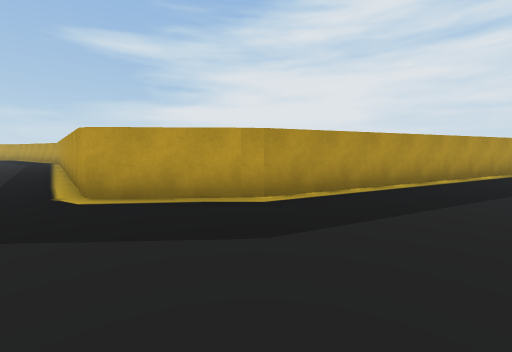
view 1 (above)

17 first-person views from a walk through a Unity game level. The camera is 1.4 m above the floor, tilts 6° down and sees 90° across. The floor is counted in squares, 2 m on a side. Each view is taken from the middle of a square. On the plan, view 1 faces up. The plan holds only what a view shows up to about 9 squares ahead; the rest is blank. The place goes on beyond the plan.

view 2
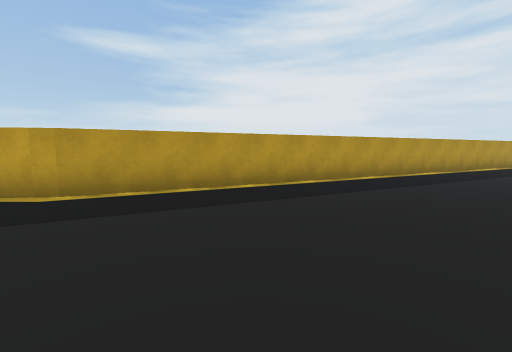

view 3
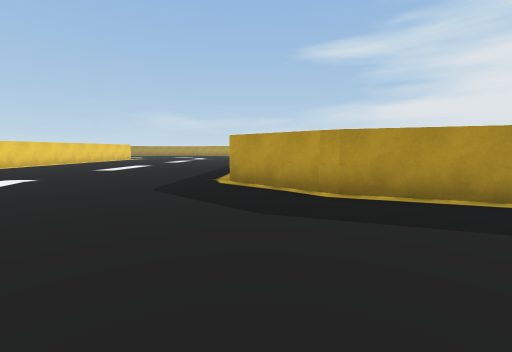

view 4
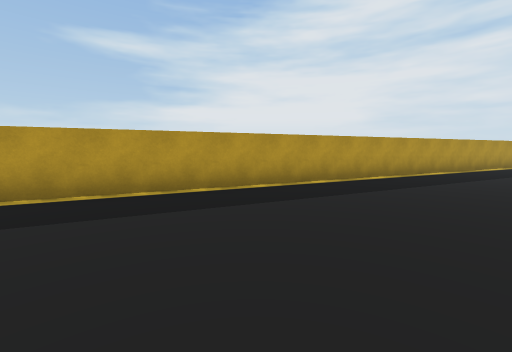

view 5
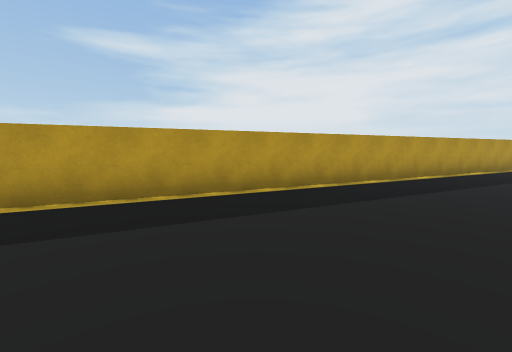

view 6
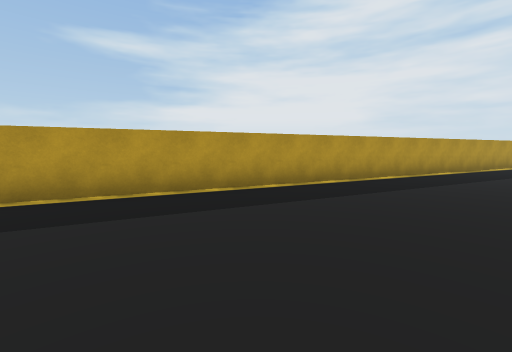

view 7
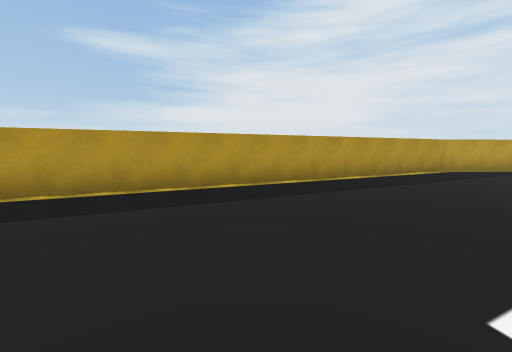

view 8
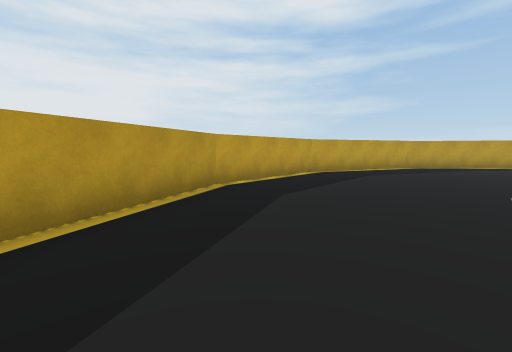

view 9
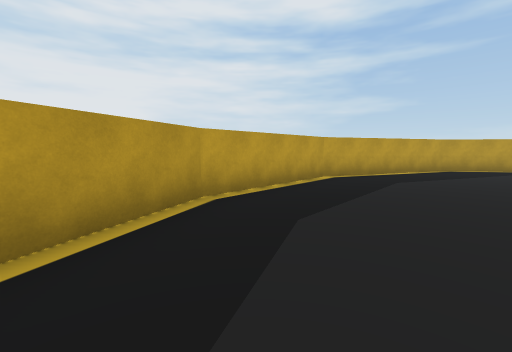

view 10
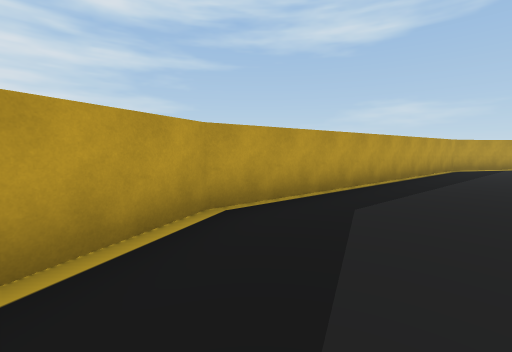

view 11
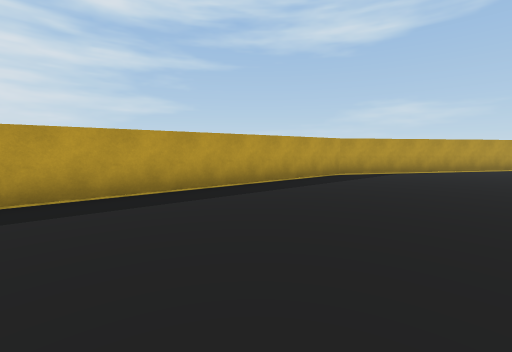

view 12
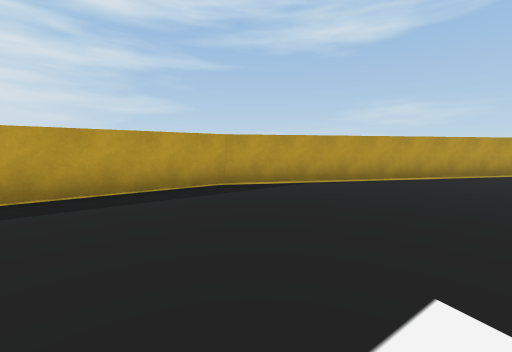

view 13
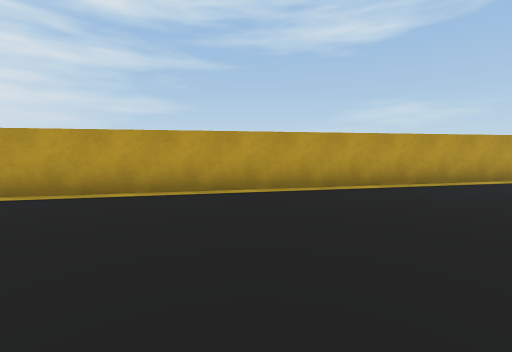

view 14
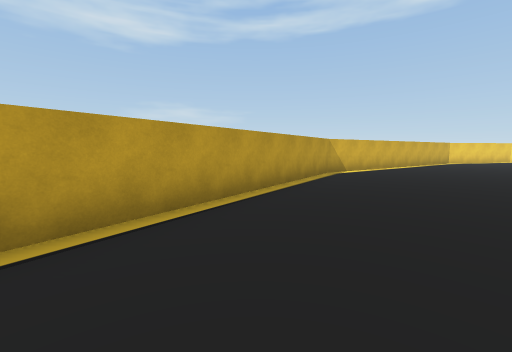

view 15
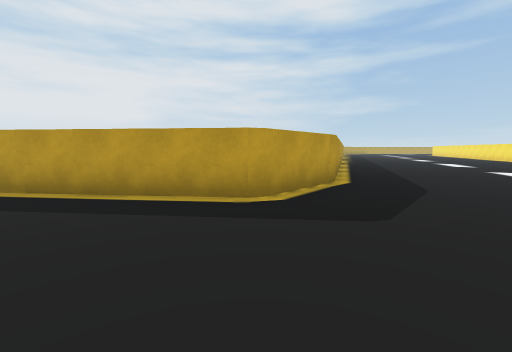

view 16
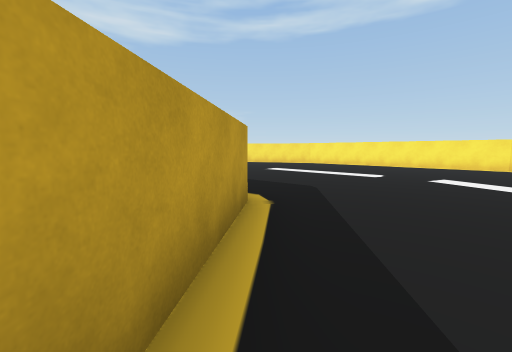

view 17
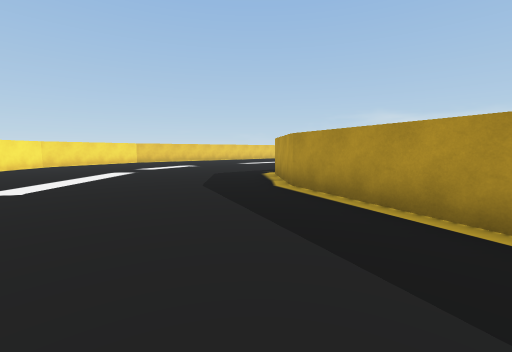

### Floor plan
Points are (right, up) in squares from view 1. A wall is a line through its corners. A room is listed if a view was taken in it or the views show most of it. See-through windows are left out.
Room 1 (views 1, 2, 3, 4, 5, 6, 7, 8, 9, 10, 11, 12, 13, 14, 15, 16, 17)
walls: (-0.3, 3.7) (-2.4, 3.5) (-5.5, 7.3); (41.3, -7.5) (41.9, -4.9) (39.3, 7.6) (33.9, 14.6) (29.8, 16.4) (26.1, 16.2) (0.4, 3.8); (-5, -5.3) (-3.3, -5.3)
objects: block (0, 4)

Positions as (right, up) in squares from view 1, and headings:
1: (0, 0), facing up
2: (3, 0), facing up
3: (2, 0), facing up-left
4: (9, 3), facing up
5: (12, 5), facing up
6: (15, 6), facing up
7: (20, 8), facing up
8: (23, 12), facing up-right
9: (24, 13), facing up-right
10: (31, 14), facing right
11: (32, 10), facing right
12: (34, 7), facing right
13: (36, 2), facing right
14: (38, 2), facing down-right
15: (-5, 1), facing up-right
16: (-5, 6), facing down-right
17: (5, 3), facing left
